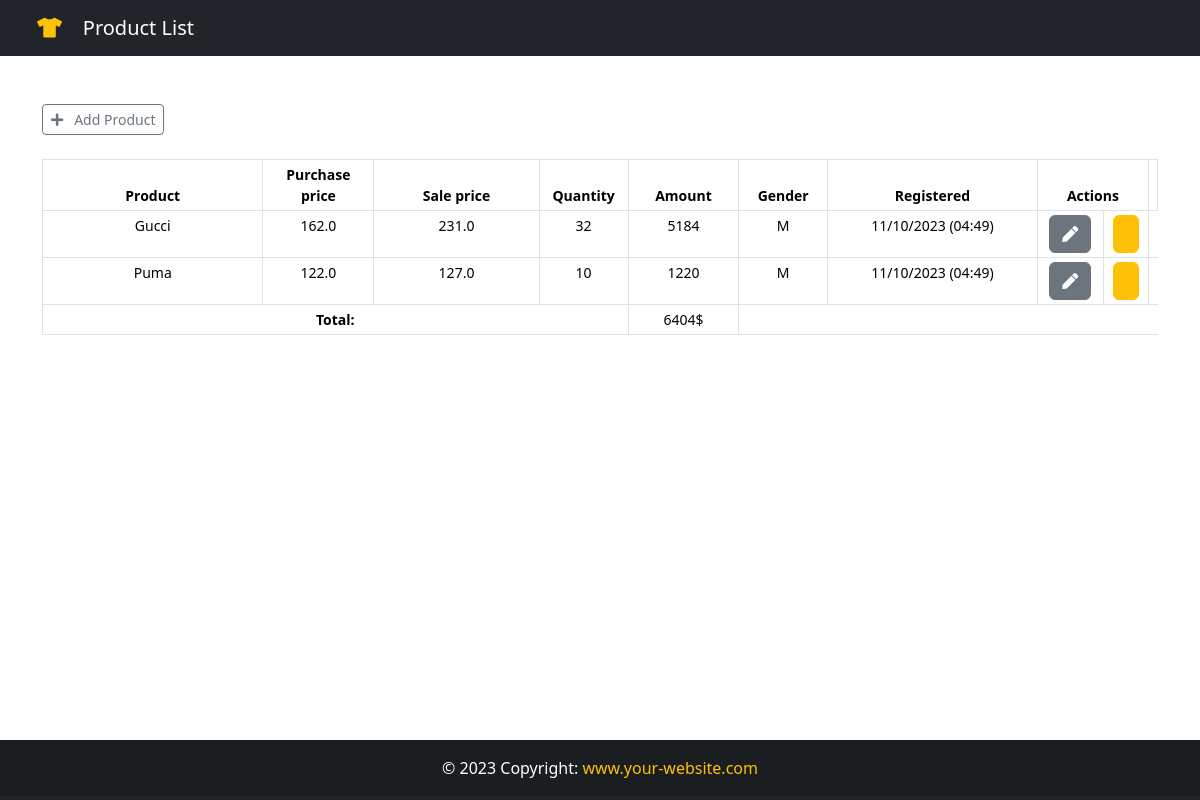
Before: / with the older database file.
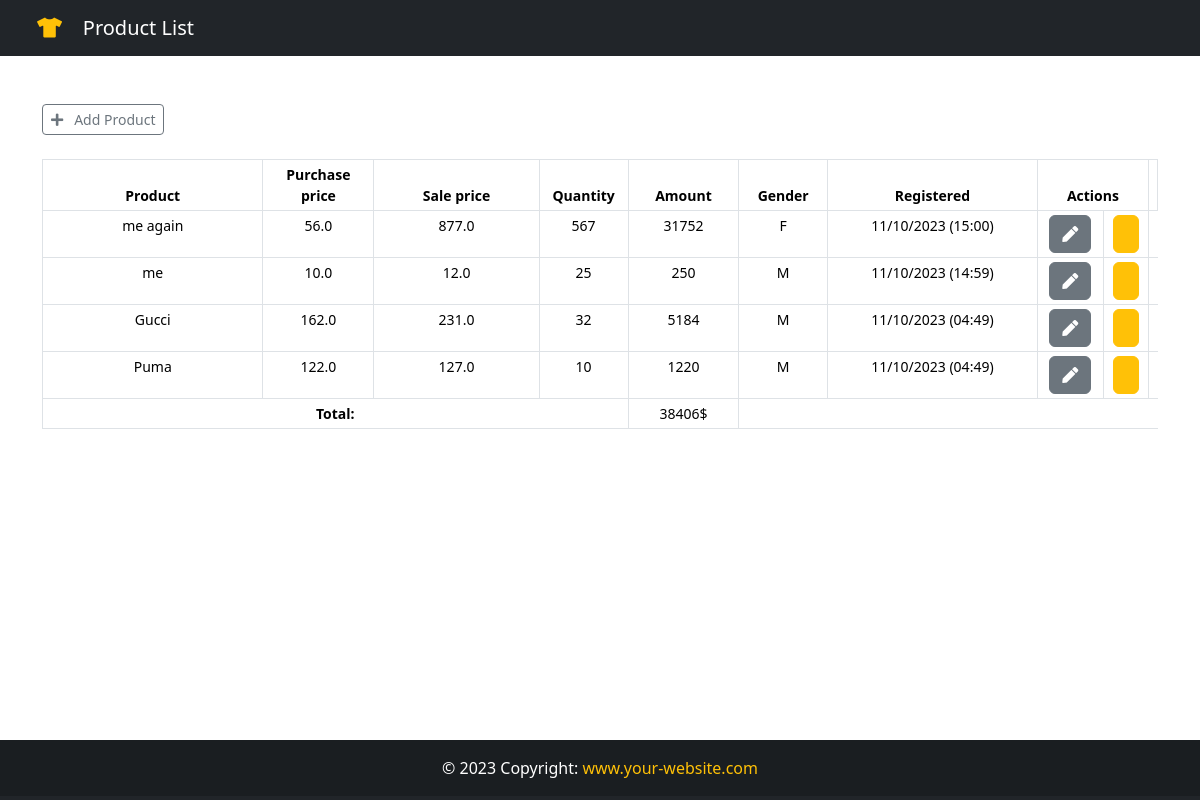
After: the same page with the newer database file.
### crud/models.py (models this page shows, shortened)
class Product(models.Model):
	M = "M"
	F = "F"
	U = "U"
	GENDERS = (
		(M, 'M'),
		(F, 'F'),
		(U, 'U')
	)
	product = models.CharField(max_length=60, unique=True)
	purchase = models.FloatField(default=0.0)
	sale = models.FloatField(default=0.0)
	qty = models.PositiveIntegerField(default=10)
	gender = models.CharField(max_length=1, default=M, choices=GENDERS)
	note = models.TextField(null=True, blank=True)
	created_at = models.DateTimeField(auto_now_add=True)

### crud/views.py (the view)
# urls.py: path('', views.home, name='home'),
def home(request):
	all_product = Product.objects.annotate(amount=ExpressionWrapper(F('purchase') * F('qty'), output_field=DecimalField())).all().order_by('-created_at')
	total = all_product.aggregate(total=Sum("amount"))["total"]
	return render(request, 'crud/home.html', {'products': all_product, 'total': total})

### crud/templates/crud/home.html (shortened to what this page needs)
{% extends 'base.html' %}
{% block navbar-content %}
	<i class="text-warning fas fa-tshirt"></i>&nbsp;&nbsp;&nbsp; Product List
{% endblock %}
{% block content %}
	<div class="container">
		<br><br>
		<a href="{% url 'add_product' %}" class="btn btn-outline-secondary btn-sm"><i class="fas fa-plus"></i>&nbsp;&nbsp; Add Product</a>
		<div class="table-responsive">
			<table class="table table-bordered table-sm mt-4" style="text-align: center; font-size: 14px;">
				<thead>
					<tr>
						<th style="width: 20%;">Product</th>
						<th style="width: 10%;">Purchase price</th>
						<th style="width: 15%;">Sale price</th>
						<th style="width: 8%;">Quantity</th>
						<th style="width: 10%;">Amount</th>
						<th style="width: 8%;">Gender</th>
						<th style="width: 19%;">Registered</th>
						<th colspan="2" style="width: 10%;">Actions</th>
						<th></th>
					</tr>
				</thead>
				<tbody>
					{% for product in products %}
						<tr>
							<td>{{product.product}}</td>
							<td>{{product.purchase}}</td>
							<td>{{product.sale}}</td>
							<td>{{product.qty}}</td>
							<td>{{product.amount}}</td>
							<td>{{product.gender}}</td>
							<td>{{product.created_at | date:'m/d/Y (H:i)' }}</td>
							<td>
								<a href="/product/{{ product_id }}" class="btn btn-secondary" title="Edit product"><i class="fas fa-pen"></i></a>
							</td>
							<td>
								<a href="/delete_product/{{ product_id }}" class="btn btn-warning" title="Delete product"></a>
							</td>
						</tr>
					{% endfor %}
				</tbody>
				<tfoot>
					<tr>
						<td colspan="4" style="font-weight: 600;">Total:</td>
						<td id="totalPrice">{{ total }}$</td>
					</tr>
				</tfoot>
			</table>
		</div>
	</div>
{% endblock %}

### templates/base.html (shortened to what this page needs)
{% load static %}
<!doctype html>
<html lang="en">
  <head>
    <link href="https://cdn.jsdelivr.net/npm/bootstrap@5.3.2/dist/css/bootstrap.min.css" rel="stylesheet">
    <link rel="stylesheet" href="https://cdnjs.cloudflare.com/ajax/libs/font-awesome/5.15.4/css/all.min.css" />
    <link rel="stylesheet"  href="/static/css/style.css/?{% now 'U' %}">
  </head>
  <body>
    <div class="wrapper">
      <header>
        <nav class="navbar navbar-expand-lg navbar-dark bg-dark">
          <div class="container-fluid">
            <a class="navbar-brand flex-grow-1" style="color: #fff; margin-left: 25px;">{% block navbar-content %}{% endblock %}</a>
          </div>
        </nav>
      </header>
      <main>
        {% block content %}{% endblock %}
      </main>
      <footer class="bg-dark text-center text-lg-start" id="footer" style="color: #fff;">
        <div class="text-center p-3" style="background-color: rgba(0, 0, 0, 0.2);">&copy; {% now 'Y' %} Copyright:
          <a href="" class="text-light" style="text-decoration: none;">
            <span class="text-warning">www.your-website.com</span>
          </a>
        </div>
      </footer>
    </div>
  </body>
</html>

### static/css/style.css (style rules this page uses)
html, body { height: 100%; max-width: 100%; }
#footer, .push { height: 100px; }
#footer { height: 60px; }
.wrapper { display: flex; flex-direction: column; justify-content: space-between; height: 100%; }
main { flex: 1; }

Changed rows visible on the page:
added Product: product "me again", purchase "56.0", sale "877.0", qty "567", amount "31752", gender "F", created_at "11/10/2023 (15:00)"
added Product: product "me", purchase "10.0", sale "12.0", qty "25", amount "250", gender "M", created_at "11/10/2023 (14:59)"
Other visible differences:
{{ total }}: "6404" → "38406"
